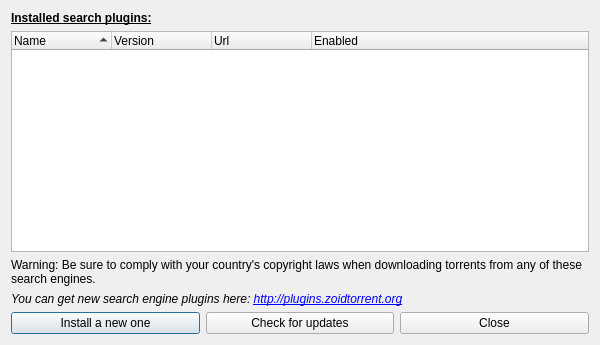
<?xml version="1.0" encoding="UTF-8"?>
<ui version="4.0">
 <class>PluginSelectDialog</class>
 <widget class="QDialog" name="PluginSelectDialog">
  <property name="geometry">
   <rect>
    <x>0</x>
    <y>0</y>
    <width>600</width>
    <height>345</height>
   </rect>
  </property>
  <property name="acceptDrops">
   <bool>true</bool>
  </property>
  <property name="windowTitle">
   <string>Search plugins</string>
  </property>
  <layout class="QVBoxLayout" name="pluginSelectLayout">
   <item>
    <widget class="QLabel" name="lbl_plugins">
     <property name="font">
      <font>
       <weight>75</weight>
       <bold>true</bold>
       <underline>true</underline>
      </font>
     </property>
     <property name="text">
      <string>Installed search plugins:</string>
     </property>
    </widget>
   </item>
   <item>
    <widget class="QTreeWidget" name="pluginsTree">
     <property name="contextMenuPolicy">
      <enum>Qt::CustomContextMenu</enum>
     </property>
     <property name="selectionMode">
      <enum>QAbstractItemView::ExtendedSelection</enum>
     </property>
     <property name="uniformRowHeights">
      <bool>true</bool>
     </property>
     <property name="itemsExpandable">
      <bool>false</bool>
     </property>
     <property name="sortingEnabled">
      <bool>true</bool>
     </property>
     <column>
      <property name="text">
       <string>Name</string>
      </property>
     </column>
     <column>
      <property name="text">
       <string>Version</string>
      </property>
     </column>
     <column>
      <property name="text">
       <string>Url</string>
      </property>
     </column>
     <column>
      <property name="text">
       <string>Enabled</string>
      </property>
     </column>
     <column>
      <property name="text">
       <string/>
      </property>
     </column>
    </widget>
   </item>
   <item>
    <widget class="QLabel" name="label">
     <property name="text">
      <string>Warning: Be sure to comply with your country's copyright laws when downloading torrents from any of these search engines.</string>
     </property>
     <property name="wordWrap">
      <bool>true</bool>
     </property>
    </widget>
   </item>
   <item>
    <widget class="QLabel" name="getNewPlugin_lbl">
     <property name="font">
      <font>
       <italic>true</italic>
      </font>
     </property>
     <property name="text">
      <string>You can get new search engine plugins here: &lt;a href=&quot;http://plugins.zoidtorrent.org&quot;&gt;http://plugins.zoidtorrent.org&lt;/a&gt;</string>
     </property>
     <property name="openExternalLinks">
      <bool>true</bool>
     </property>
    </widget>
   </item>
   <item>
    <layout class="QHBoxLayout" name="layout1">
     <item>
      <widget class="QPushButton" name="installButton">
       <property name="text">
        <string>Install a new one</string>
       </property>
      </widget>
     </item>
     <item>
      <widget class="QPushButton" name="updateButton">
       <property name="text">
        <string>Check for updates</string>
       </property>
      </widget>
     </item>
     <item>
      <widget class="QPushButton" name="closeButton">
       <property name="text">
        <string>Close</string>
       </property>
      </widget>
     </item>
    </layout>
   </item>
  </layout>
  <action name="actionEnable">
   <property name="checkable">
    <bool>true</bool>
   </property>
   <property name="text">
    <string>Enabled</string>
   </property>
  </action>
  <action name="actionUninstall">
   <property name="text">
    <string>Uninstall</string>
   </property>
  </action>
 </widget>
 <resources/>
 <connections/>
</ui>
